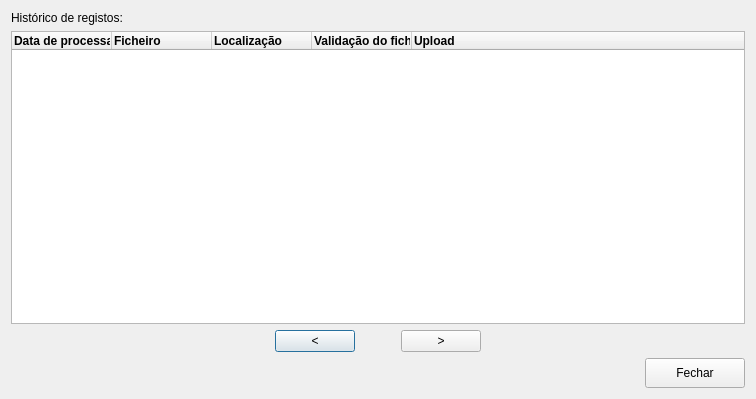
<?xml version="1.0" encoding="UTF-8"?>
<ui version="4.0">
 <class>HistoryDialog</class>
 <widget class="QDialog" name="HistoryDialog">
  <property name="geometry">
   <rect>
    <x>0</x>
    <y>0</y>
    <width>756</width>
    <height>399</height>
   </rect>
  </property>
  <property name="windowTitle">
   <string>Controlo de Produção - Registos</string>
  </property>
  <property name="windowIcon">
   <iconset resource="resources.qrc">
    <normaloff>:/images/images/logo-uartronica-final-mini.png</normaloff>:/images/images/logo-uartronica-final-mini.png</iconset>
  </property>
  <layout class="QVBoxLayout" name="verticalLayout">
   <item>
    <widget class="QLabel" name="label">
     <property name="styleSheet">
      <string notr="true">font: 10pt &quot;MS Shell Dlg 2&quot;;</string>
     </property>
     <property name="text">
      <string>Histórico de registos:</string>
     </property>
    </widget>
   </item>
   <item>
    <widget class="QTreeWidget" name="tree_widget_logs">
     <property name="alternatingRowColors">
      <bool>true</bool>
     </property>
     <property name="allColumnsShowFocus">
      <bool>false</bool>
     </property>
     <property name="wordWrap">
      <bool>false</bool>
     </property>
     <column>
      <property name="text">
       <string>Data de processamento</string>
      </property>
      <property name="font">
       <font>
        <weight>75</weight>
        <bold>true</bold>
       </font>
      </property>
      <property name="foreground">
       <brush brushstyle="SolidPattern">
        <color alpha="255">
         <red>0</red>
         <green>0</green>
         <blue>0</blue>
        </color>
       </brush>
      </property>
     </column>
     <column>
      <property name="text">
       <string>Ficheiro</string>
      </property>
      <property name="font">
       <font>
        <weight>75</weight>
        <bold>true</bold>
       </font>
      </property>
     </column>
     <column>
      <property name="text">
       <string>Localização</string>
      </property>
      <property name="font">
       <font>
        <weight>75</weight>
        <bold>true</bold>
       </font>
      </property>
     </column>
     <column>
      <property name="text">
       <string>Validação do ficheiro</string>
      </property>
      <property name="font">
       <font>
        <weight>75</weight>
        <bold>true</bold>
       </font>
      </property>
     </column>
     <column>
      <property name="text">
       <string>Upload</string>
      </property>
      <property name="font">
       <font>
        <weight>75</weight>
        <bold>true</bold>
       </font>
      </property>
     </column>
    </widget>
   </item>
   <item>
    <layout class="QHBoxLayout" name="horizontalLayout_2" stretch="0,0,0">
     <property name="spacing">
      <number>6</number>
     </property>
     <item alignment="Qt::AlignRight">
      <widget class="QPushButton" name="btn_previous_page">
       <property name="text">
        <string>&lt;</string>
       </property>
      </widget>
     </item>
     <item>
      <spacer name="horizontalSpacer_4">
       <property name="orientation">
        <enum>Qt::Horizontal</enum>
       </property>
       <property name="sizeType">
        <enum>QSizePolicy::Fixed</enum>
       </property>
       <property name="sizeHint" stdset="0">
        <size>
         <width>40</width>
         <height>20</height>
        </size>
       </property>
      </spacer>
     </item>
     <item alignment="Qt::AlignLeft">
      <widget class="QPushButton" name="btn_next_page">
       <property name="text">
        <string>&gt;</string>
       </property>
      </widget>
     </item>
    </layout>
   </item>
   <item>
    <layout class="QHBoxLayout" name="horizontalLayout">
     <item>
      <spacer name="horizontalSpacer">
       <property name="orientation">
        <enum>Qt::Horizontal</enum>
       </property>
       <property name="sizeHint" stdset="0">
        <size>
         <width>40</width>
         <height>20</height>
        </size>
       </property>
      </spacer>
     </item>
     <item alignment="Qt::AlignRight">
      <widget class="QPushButton" name="btn_close">
       <property name="minimumSize">
        <size>
         <width>100</width>
         <height>30</height>
        </size>
       </property>
       <property name="text">
        <string>Fechar</string>
       </property>
      </widget>
     </item>
    </layout>
   </item>
  </layout>
 </widget>
 <resources>
  <include location="resources.qrc"/>
 </resources>
 <connections>
  <connection>
   <sender>btn_close</sender>
   <signal>clicked()</signal>
   <receiver>HistoryDialog</receiver>
   <slot>close()</slot>
   <hints>
    <hint type="sourcelabel">
     <x>683</x>
     <y>411</y>
    </hint>
    <hint type="destinationlabel">
     <x>556</x>
     <y>407</y>
    </hint>
   </hints>
  </connection>
 </connections>
</ui>
